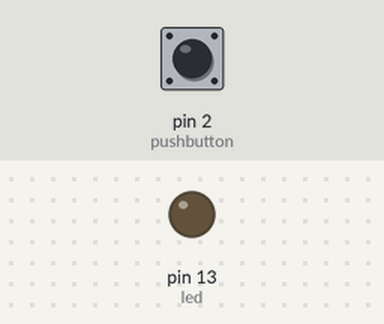
This sketch was run on a simulated Arduino Uno, built with avr-gcc and run on an emulated ATmega328P. Shown: output pins drawn as LEDs (lit = HIGH). Inputs (shaded band) come from the test bench; at power-on: pin 2 (pushbutton) LOW.

Above: at 1.2 s.
1.3 s: pin 2 (pushbutton) pulled HIGH for 0.15 s
At 2.0 s:
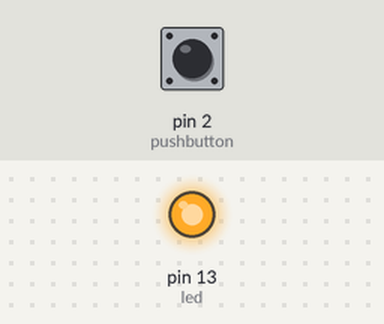
2.9 s: pin 2 (pushbutton) pulled HIGH for 1 s
At 3.2 s:
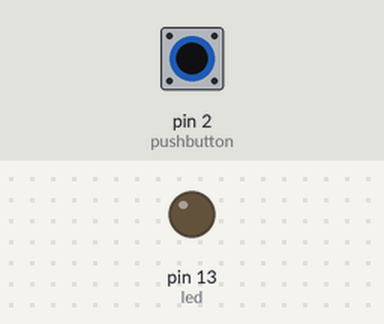
5.4 s: pin 2 (pushbutton) pulled HIGH for 3.2 s
At 6.3 s:
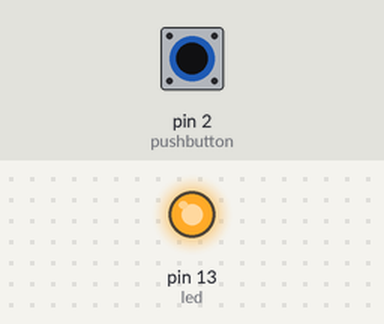
Timing chart, 0 to 8.4 s (numbered marks = the images above; inputs shaded):
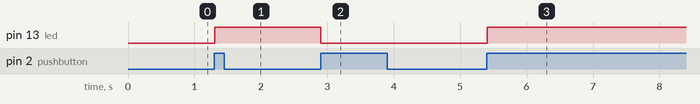

The sketch:

pushbutton_1_state.ino
```cpp
int led=13;
int pushbutton=2;
boolean lastbutton=LOW;
boolean currentbutton=LOW;
boolean ledon=false;
void setup() {
  // put your setup code here, to run once:
pinMode(led,OUTPUT);
pinMode(pushbutton,INPUT);
}
boolean debounce(boolean last){
  boolean current=digitalRead(pushbutton);
  if (last!=current){
    delay(5);
    current=digitalRead(pushbutton);
  }
  return current;
}
void loop() {
  // put your main code here, to run repeatedly:
  currentbutton=debounce(lastbutton);
if(lastbutton==LOW&&currentbutton==HIGH){
 ledon=!ledon;
}
  lastbutton=currentbutton;
  digitalWrite(led,ledon);
}
```

Measured:
- after the input at 1.3 s, pin 13 (led): LOW → HIGH at once
- after the input at 2.9 s, pin 13 (led): HIGH → LOW at once
- after the input at 5.4 s, pin 13 (led): LOW → HIGH at once
